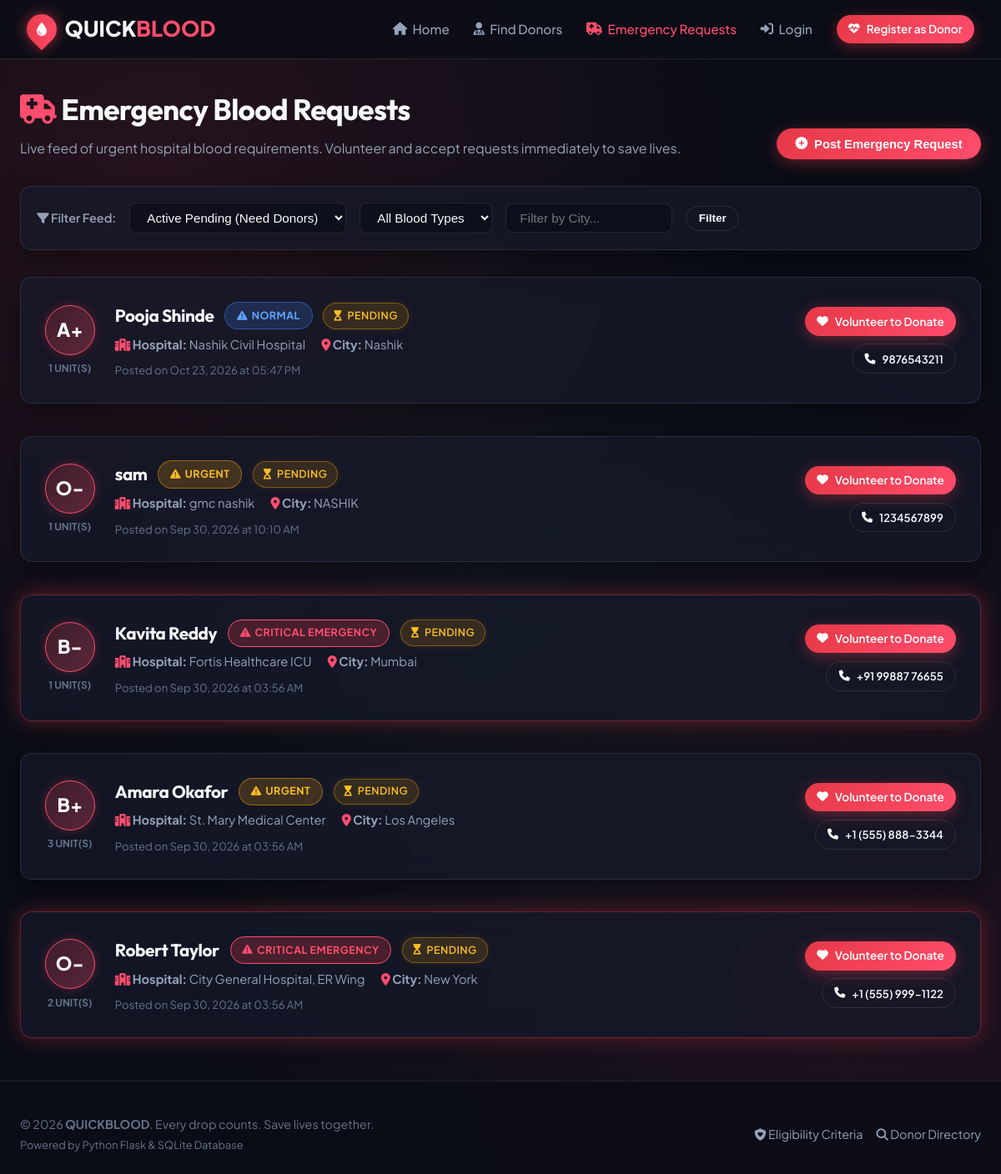
The app's page /requests with its own data.
### app.py (models this page shows, shortened)
class BloodRequest(db.Model):
    __tablename__ = 'blood_requests'
    id = db.Column(db.Integer, primary_key=True)
    user_id = db.Column(db.Integer, db.ForeignKey('users.id'), nullable=False) # Requester
    donor_id = db.Column(db.Integer, db.ForeignKey('users.id'), nullable=True) # Assigned Donor
    patient_name = db.Column(db.String(100), nullable=False)
    blood_group = db.Column(db.String(5), nullable=False)
    hospital_name = db.Column(db.String(150), nullable=False)
    city = db.Column(db.String(100), nullable=False)
    units_needed = db.Column(db.Integer, default=1)
    urgency = db.Column(db.String(20), default='Normal') # 'Normal', 'Urgent', 'Critical Emergency'
    contact_phone = db.Column(db.String(20), nullable=False)
    status = db.Column(db.String(30), default='Pending') # 'Pending', 'Accepted', 'Donation in Progress', 'Fulfilled', 'Cancelled', 'Rejected'
    donor_completed = db.Column(db.Boolean, default=False)
    donor_completed_at = db.Column(db.DateTime, nullable=True)
    accepted_at = db.Column(db.DateTime, nullable=True)
    fulfilled_at = db.Column(db.DateTime, nullable=True)
    cancelled_at = db.Column(db.DateTime, nullable=True)
    rejection_reason = db.Column(db.String(255), nullable=True)
    created_at = db.Column(db.DateTime, default=datetime.utcnow)
    donation_records = db.relationship('DonationRecord', backref='blood_request', lazy=True)
    @property
    def status_badge_class(self):
        mapping = {
            'Pending': 'status-pending',
            'Accepted': 'status-accepted',
            'Donation in Progress': 'status-in-progress',
            'Fulfilled': 'status-fulfilled',
            'Cancelled': 'status-cancelled',
            'Rejected': 'status-rejected'
        }
        return mapping.get(self.status, 'status-pending')
    @property
    def status_icon(self):
        mapping = {
            'Pending': 'fa-hourglass-start',
            'Accepted': 'fa-handshake',
            'Donation in Progress': 'fa-syringe',
            'Fulfilled': 'fa-circle-check',
            'Cancelled': 'fa-ban',
            'Rejected': 'fa-circle-xmark'
        }
        return mapping.get(self.status, 'fa-info-circle')

### app.py (the view)
@app.route('/requests')
def requests_feed():
    status_filter = request.args.get('status', 'Pending').strip()
    bg_filter = request.args.get('blood_group', '').strip()
    city_filter = request.args.get('city', '').strip()
    query = BloodRequest.query
    if status_filter and status_filter.lower() != 'all':
        if status_filter == 'Active':
            query = query.filter(BloodRequest.status.in_(['Pending', 'Accepted', 'Donation in Progress']))
        else:
            query = query.filter_by(status=status_filter)
    if bg_filter:
        query = query.filter_by(blood_group=bg_filter)
    if city_filter:
        query = query.filter(BloodRequest.city.ilike(f"%{city_filter}%"))
    requests_list = query.order_by(BloodRequest.created_at.desc()).all()
    cities = [c[0] for c in db.session.query(BloodRequest.city).distinct().order_by(BloodRequest.city).all()]
    return render_template(
        'requests.html',
        requests_list=requests_list,
        selected_status=status_filter,
        selected_bg=bg_filter,
        selected_city=city_filter,
        cities=cities
    )

### app.py (called while the page is built)
@app.context_processor
def inject_current_user():
    user = None
    if 'user_id' in session:
        user = User.query.get(session['user_id'])
    return dict(current_user=user)

### templates/requests.html (shortened to what this page needs)
{% extends 'base.html' %}
{% block content %}
<div style="display: flex; justify-content: space-between; align-items: flex-end; margin-bottom: 2rem; flex-wrap: wrap; gap: 1rem;">
    <div>
        <h1 style="font-size: 2.2rem; margin-bottom: 0.4rem;">
            <i class="fas fa-truck-medical" style="color:var(--accent-red);"></i> Emergency Blood Requests
        </h1>
        <p style="color: var(--text-secondary);">
            Live feed of urgent hospital blood requirements. Volunteer and accept requests immediately to save lives.
        </p>
    </div>
    <button class="btn btn-primary" data-modal-target="new-request-modal">
        <i class="fas fa-plus-circle"></i> Post Emergency Request
    </button>
</div>
<div class="glass-card" style="padding: 1.2rem; margin-bottom: 2rem;">
    <form action="{{ url_for('requests_feed') }}" method="GET" style="display: flex; gap: 1rem; flex-wrap: wrap; align-items: center;">
        <span style="font-weight: 600; color: var(--text-secondary); font-size: 0.9rem;"><i class="fas fa-filter"></i> Filter Feed:</span>
        <select name="status" class="form-control auto-submit" style="width: auto; padding: 0.5rem 1rem;">
            <option value="Pending" {% if selected_status == 'Pending' %}selected{% endif %}>Active Pending (Need Donors)</option>
        </select>
        <select name="blood_group" class="form-control auto-submit" style="width: auto; padding: 0.5rem 1rem;">
            <option value="">All Blood Types</option>
        </select>
        <input type="text" name="city" value="{{ selected_city }}" class="form-control" placeholder="Filter by City..." style="width: 200px; padding: 0.5rem 1rem;" list="req-cities-list">
        <button type="submit" class="btn btn-outline btn-sm">Filter</button>
    </form>
</div>
{% if requests_list %}
    <div style="display: flex; flex-direction: column; gap: 1.2rem;">
        {% for req in requests_list %}
            <div class="glass-card request-card {% if 'Critical' in req.urgency %}glass-card-glow{% endif %}">
                <div style="display: flex; flex-direction: column; align-items: center; justify-content: center; gap: 0.4rem;">
                    <span class="blood-pill blood-pill-lg">{{ req.blood_group }}</span>
                    <span style="font-size: 0.75rem; color: var(--text-muted); font-weight: 700;">
                        {{ req.units_needed }} UNIT(S)
                    </span>
                </div>
                <div>
                    <div style="display: flex; align-items: center; gap: 0.8rem; margin-bottom: 0.4rem; flex-wrap: wrap;">
                        <h3 style="font-size: 1.3rem; font-weight: 700;">{{ req.patient_name }}</h3>
                        <span class="urgency-badge urgency-{% if 'Critical' in req.urgency %}critical{% elif 'Urgent' in req.urgency %}urgent{% else %}normal{% endif %}">
                            <i class="fas fa-triangle-exclamation"></i> {{ req.urgency }}
                        </span>
                        <span class="status-badge {{ req.status_badge_class }}" style="font-size: 0.78rem;">
                            <i class="fas {{ req.status_icon }}"></i> {{ req.status }}
                        </span>
                    </div>
                    <div style="font-size: 0.92rem; color: var(--text-secondary); display: flex; flex-wrap: wrap; gap: 1.2rem; margin-bottom: 0.5rem;">
                        <span><i class="fas fa-hospital" style="color:var(--accent-red);"></i> <strong>Hospital:</strong> {{ req.hospital_name }}</span>
                        <span><i class="fas fa-location-dot" style="color:var(--accent-red);"></i> <strong>City:</strong> {{ req.city }}</span>
                    </div>
                    <div style="font-size: 0.82rem; color: var(--text-muted);">
                        Posted on {{ req.created_at.strftime('%b %d, %Y at %I:%M %p') }}
                    </div>
                </div>
                <div style="display: flex; flex-direction: column; gap: 0.6rem; align-items: flex-end;">
                    {% if req.status == 'Pending' %}
                        {% if current_user and current_user.donor_profile and current_user.id != req.user_id %}
                            <button class="btn btn-primary" data-modal-target="accept-modal-{{ req.id }}">
                                <i class="fas fa-handshake"></i> Volunteer & Accept
                            </button>
                        {% elif current_user and current_user.id == req.user_id %}
                            <a href="{{ url_for('dashboard') }}" class="btn btn-outline btn-sm">
                                <i class="fas fa-gauge"></i> Your Request (Dashboard)
                            </a>
                        {% else %}
                            <a href="{{ url_for('login') }}" class="btn btn-primary btn-sm">
                                <i class="fas fa-heart"></i> Volunteer to Donate
                            </a>
                        {% endif %}
                        <a href="tel:{{ req.contact_phone }}" class="btn btn-outline btn-sm" style="font-size: 0.82rem;">
                            <i class="fas fa-phone"></i> {{ req.contact_phone }}
                        </a>
                    {% elif req.status == 'Fulfilled' %}
                        <span class="status-badge status-fulfilled" style="padding: 0.5rem 1rem; font-size: 0.9rem;">
                            <i class="fas fa-check-circle"></i> Fulfilled
                        </span>
                    {% elif req.status == 'Cancelled' %}
                        <span class="status-badge status-cancelled" style="padding: 0.5rem 1rem; font-size: 0.85rem;">
                            <i class="fas fa-ban"></i> Cancelled
                        </span>
                    {% elif req.status == 'Rejected' %}
                        <span class="status-badge status-rejected" style="padding: 0.5rem 1rem; font-size: 0.85rem;">
                            <i class="fas fa-circle-xmark"></i> Rejected
                        </span>
                    {% endif %}
                </div>
            </div>
        {% endfor %}
    </div>
{% endif %}
{% endblock %}

### static/css/styles.css (style rules this page uses)
:root { --bg-dark: #0B0D17; --bg-card: rgba(22, 26, 44, 0.7); --bg-card-hover: rgba(30, 36, 62, 0.85); --border-glass: rgba(255, 255, 255, 0.1); --border-glow: rgba(230, 57, 70, 0.4); --primary-crimson: #E63946; --primary-crimson-glow: rgba(230, 57, 70, 0.6); --accent-red: #FF4D6D; --accent-rose: #FF758F; --accent-emerald: #10B981; --accent-amber: #F59E0B; --text-primary: #F8FAFC; --text-secondary: #94A3B8; --text-muted: #64748B; --radius-sm: 8px; --radius-md: 14px; --radius-lg: 22px; --radius-pill: 9999px; --transition-fast: all 0.2s cubic-bezier(0.4, 0, 0.2, 1); --transition-smooth: all 0.35s cubic-bezier(0.16, 1, 0.3, 1); --shadow-glass: 0 8px 32px 0 rgba(0, 0, 0, 0.37); --shadow-crimson-glow: 0 0 25px rgba(230, 57, 70, 0.35); }
* { margin: 0; padding: 0; box-sizing: border-box; }
body { font-family: 'Plus Jakarta Sans', sans-serif; background-color: var(--bg-dark); background-image: radial-gradient(circle at 15% 15%, rgba(230, 57, 70, 0.12) 0%, transparent 45%), radial-gradient(circle at 85% 85%, rgba(255, 77, 109, 0.08) 0%, transparent 50%), radial-gradient(circle at 50% 50%, rgba(16, 185, 129, 0.04) 0%, transparent 60%); background-attachment: fixed; color: var(--text-primary); min-height: 100vh; display: flex; flex-direction: column; line-height: 1.6; }
a { color: inherit; text-decoration: none; }
h1, h2, h3, h4, .brand-font { font-family: 'Outfit', sans-serif; letter-spacing: -0.02em; }
.glass-card { background: var(--bg-card); backdrop-filter: blur(16px); -webkit-backdrop-filter: blur(16px); border: 1px solid var(--border-glass); border-radius: var(--radius-md); box-shadow: var(--shadow-glass); transition: var(--transition-smooth); }
.glass-card-glow { border-color: var(--border-glow); box-shadow: var(--shadow-crimson-glow); }
.btn { display: inline-flex; align-items: center; justify-content: center; gap: 0.5rem; padding: 0.65rem 1.4rem; font-weight: 600; font-size: 0.92rem; border-radius: var(--radius-pill); border: none; cursor: pointer; transition: var(--transition-smooth); }
.btn-primary { background: linear-gradient(135deg, var(--primary-crimson), var(--accent-red)); color: #FFF; box-shadow: 0 4px 18px rgba(230, 57, 70, 0.4); }
.btn-outline { background: transparent; border: 1px solid var(--border-glass); color: var(--text-primary); }
.btn-sm { padding: 0.4rem 0.9rem; font-size: 0.85rem; }
.form-control { width: 100%; padding: 0.85rem 1.1rem; background: rgba(11, 13, 23, 0.7); border: 1px solid var(--border-glass); border-radius: var(--radius-sm); color: var(--text-primary); font-size: 0.95rem; outline: none; transition: var(--transition-fast); }
select.form-control option { background: #12141D; color: #FFF; }
.blood-pill { display: inline-flex; align-items: center; justify-content: center; width: 48px; height: 48px; border-radius: 50%; background: linear-gradient(135deg, rgba(230, 57, 70, 0.2), rgba(255, 77, 109, 0.3)); border: 1.5px solid var(--accent-red); color: #FFF; font-weight: 800; font-size: 1.1rem; box-shadow: 0 0 12px rgba(230, 57, 70, 0.3); }
.blood-pill-lg { width: 60px; height: 60px; font-size: 1.4rem; }
.status-badge { display: inline-flex; align-items: center; gap: 0.4rem; padding: 0.3rem 0.75rem; border-radius: var(--radius-pill); font-size: 0.78rem; font-weight: 600; text-transform: uppercase; letter-spacing: 0.04em; }
.status-pending { background: rgba(245, 158, 11, 0.15); color: #FBBF24; border: 1px solid rgba(245, 158, 11, 0.4); box-shadow: 0 0 10px rgba(245, 158, 11, 0.12); }
.request-card { padding: 1.8rem; margin-bottom: 1.2rem; display: grid; grid-template-columns: auto 1fr auto; gap: 1.5rem; align-items: center; }
.urgency-badge { display: inline-flex; align-items: center; gap: 0.3rem; padding: 0.35rem 0.85rem; border-radius: var(--radius-pill); font-size: 0.78rem; font-weight: 700; letter-spacing: 0.04em; text-transform: uppercase; }
.urgency-critical { background: rgba(230, 57, 70, 0.25); color: #FF4D6D; border: 1px solid var(--accent-red); animation: pulse-critical 2s infinite; }
.urgency-urgent { background: rgba(245, 158, 11, 0.2); color: #FBBF24; border: 1px solid rgba(245, 158, 11, 0.5); }
.urgency-normal { background: rgba(59, 130, 246, 0.2); color: #60A5FA; border: 1px solid rgba(59, 130, 246, 0.5); }

### records on screen
BloodRequest: blood_group "A+", units_needed "1", patient_name "Pooja Shinde", urgency "NORMAL", status "PENDING", hospital_name "Nashik Civil Hospital", city "Nashik", created_at "Oct 23, 2026 at 05:47 PM", contact_phone "9876543211"
BloodRequest: blood_group "O-", units_needed "1", patient_name "sam", urgency "URGENT", status "PENDING", hospital_name "gmc nashik", city "NASHIK", created_at "Sep 30, 2026 at 10:10 AM", contact_phone "1234567899"
BloodRequest: blood_group "B-", units_needed "1", patient_name "Kavita Reddy", urgency "CRITICAL EMERGENCY", status "PENDING", hospital_name "Fortis Healthcare ICU", city "Mumbai", created_at "Sep 30, 2026 at 03:56 AM", contact_phone "+91 99887 76655"
BloodRequest: blood_group "B+", units_needed "3", patient_name "Amara Okafor", urgency "URGENT", status "PENDING", hospital_name "St. Mary Medical Center", city "Los Angeles", created_at "Sep 30, 2026 at 03:56 AM", contact_phone "+1 (555) 888-3344"
BloodRequest: blood_group "O-", units_needed "2", patient_name "Robert Taylor", urgency "CRITICAL EMERGENCY", status "PENDING", hospital_name "City General Hospital, ER Wing", city "New York", created_at "Sep 30, 2026 at 03:56 AM", contact_phone "+1 (555) 999-1122"
